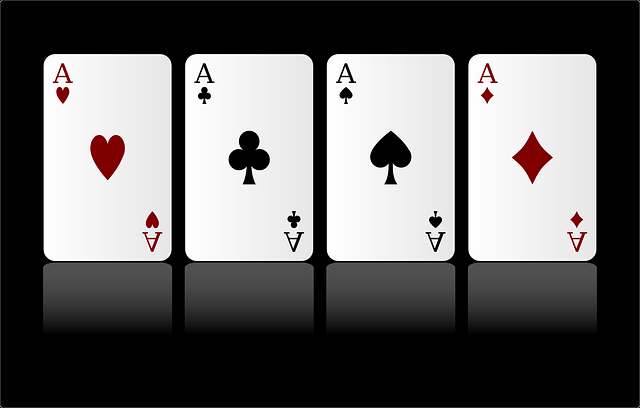
#> input picture Card detection/src/card.png, 640 x 408 px, found by its file name
$ jupyter execute 'card detection.ipynb'
#> lines starting #> are read from the running program, lines starting #| are printed output that depends on the picture; after the words box and inside, x2 and y2 are one past the last pixel; in counts of white or black regions, pixels touching at a corner belong together
[cell 1]
import cv2
import matplotlib.pyplot as plt

img = cv2.imread('card.png')
#> img is the input picture: shape (408, 640, 3); mean B, G, R 100.5, 100.5, 101.9

target_img = img.copy()

gray = cv2.cvtColor(img, cv2.COLOR_BGR2GRAY)

ret, otsu = cv2.threshold(gray, -1, 255, cv2.THRESH_BINARY | cv2.THRESH_OTSU)
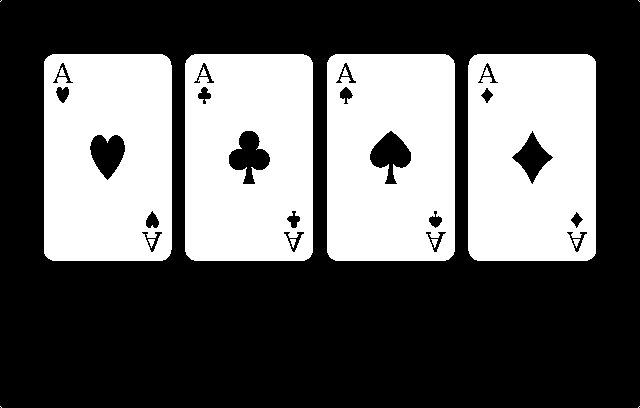
#> otsu: shape (408, 640); 38.1% white; 16 white regions (4 under 20 px)
#> ret = 128
contours, hierarchy = cv2.findContours(otsu, cv2.RETR_LIST, cv2.CHAIN_APPROX_NONE)
#> contours = 36 contours, 4 with area under 20; largest, box (x1, y1, x2, y2) and area: (327, 54, 455, 261) 26057, (468, 54, 596, 261) 26056, (185, 54, 313, 261) 26056, (44, 54, 172, 261) 26054, (228, 130, 271, 185) 1276


for count, cnt in enumerate(contours):
    if cv2.contourArea(cnt)  > 25000:
        x, y, width, height = cv2.boundingRect(cnt)

#         cv2.rectangle(target_img, (x, y), (x + width, y + height), (0, 255, 255), 2, cv2.LINE_AA)
        crop = target_img[y : y + height, x : x + width]

        cv2.imwrite(f'card_crop{count}.png', crop)
#> this loop made 36 passes
#> x on passes 31 to 34: 468, 327, 185, 44
#> cnt on passes 1, 2, 35, 36: [[639, 406], [638, 407]], [[0, 406], [1, 407]], [[638, 0], [639, 1]], [[1, 0], [0, 1]]
